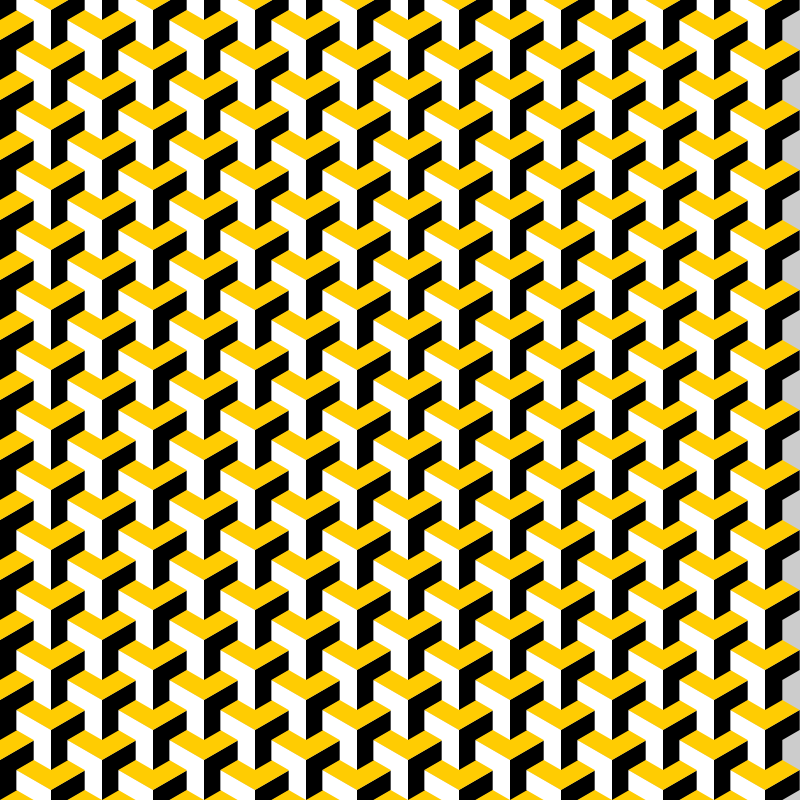
Frame 1 (no input)
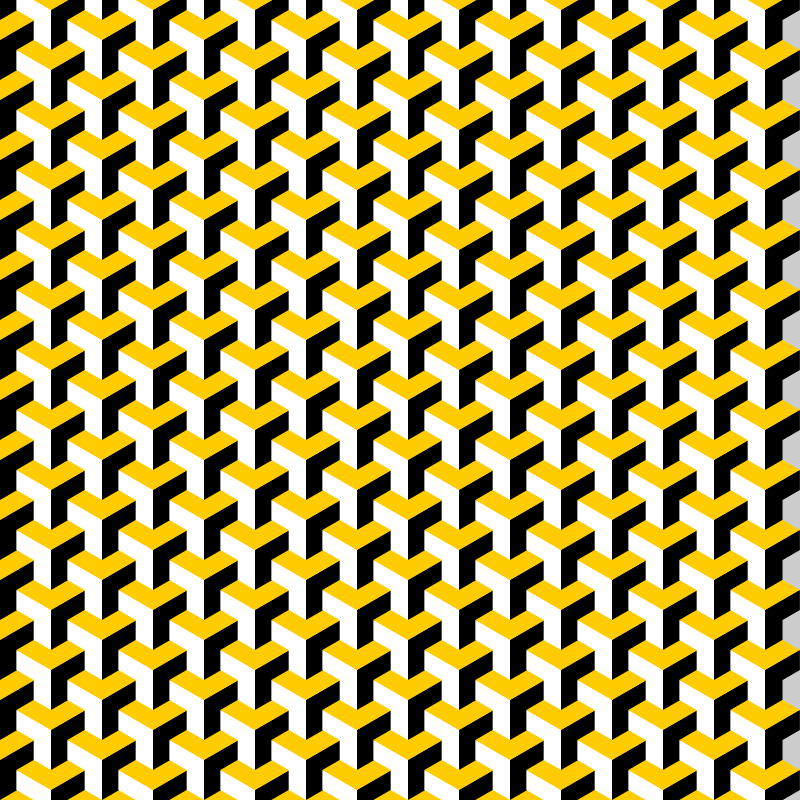
Frame 2 (the mouse pressed at the canvas centre, redrawn once)

The Processing sketch that drew these frames (run headless with seeded random() and noise(); the mouse was pressed at the canvas centre and the sketch redrawn once):

// Processing sketch: pattern
// ── pattern.pde

color top = color(255,204,2);//color(210, 199, 183);
color left = color(255);
color right = color(0);

int size = 20;

void setup() {
  size(800, 800);
  noStroke();
  noLoop();
}

void drawCubes() {
  /*for ( int x = 0; x < width; x += dx ) {
    for ( int y = height + 3*size; y > 0; y -= 3*size ) {
    }
  }*/
  drawCube(400+2.25*size, 400+1.5*size);
  drawCube(400+2.25*size, 400+1.5*size-3*size);
  drawCube(400, 400);
  drawCube(400, 400-3*size);
}

void draw() {
  float dx = 3*size*cos(radians(-30));
  float dy = 3*size*sin(radians(-30));
  int i = 0;

  for ( int x = 0; x < width; x += dx ) {
    float ddy = 0;
    if ( i%2 == 1 ) {
      ddy = dy;
    }

    for ( int y = height + 3*size; y > 0; y -= 3*size ) {
      drawPattern((int)x, (int)(y + ddy));
    }
    i++;
  }
}

void drawPattern( int x, int y ) {
  int angle;

  fill(right);
  beginShape();
  vertex(x, y);

  vertex(x, y - 2*size);

  angle = -30;
  vertex(x + 2*size*cos(radians(angle)), y - 2*size + 2*size*sin(radians(angle)));

  vertex(x + 2*size*cos(radians(angle)), y - size + 2*size*sin(radians(angle)));

  angle = -30;
  vertex(x + size*cos(radians(angle)), y - size + size*sin(radians(angle)));
  vertex(x + size*cos(radians(angle)), y + size*sin(radians(angle)));

  endShape(CLOSE);


  fill(left);
  beginShape();
  vertex(x, y);

  vertex(x, y - 2*size);

  angle = -30;
  vertex(x - 2*size*cos(radians(angle)), y - 2*size + 2*size*sin(radians(angle)));

  vertex(x - 2*size*cos(radians(angle)), y - size + 2*size*sin(radians(angle)));

  angle = -30;
  vertex(x - size*cos(radians(angle)), y - size + size*sin(radians(angle)));
  vertex(x - size*cos(radians(angle)), y + size*sin(radians(angle)));

  endShape(CLOSE);


  fill(top);
  beginShape();
  vertex(x, y - 2*size);

  angle = -30;
  vertex(x + 2*size*cos(radians(angle)), y - 2*size + 2*size*sin(radians(angle)));
  vertex(x, y - 4*size);
  vertex(x - 2*size*cos(radians(angle)), y - 2*size + 2*size*sin(radians(angle)));

  endShape(CLOSE);
}

void drawCube( float x, float y ) {
  fill(right);
  beginShape();
  vertex(x,y);
  vertex(x,y-2*size);
  vertex(x+1.5*size,y-3*size);
  vertex(x+1.5*size,y-size);
  endShape(CLOSE);
  
  fill(left);
  beginShape();
  vertex(x,y);
  vertex(x,y-2*size);
  vertex(x-1.5*size,y-3*size);
  vertex(x-1.5*size,y-size);
  endShape(CLOSE);
  
  
  fill(top);
  beginShape();
  vertex(x,y-2*size);
  vertex(x+1.5*size,y-3*size);
  vertex(x,y-4*size);
  vertex(x-1.5*size,y-3*size);
  endShape(CLOSE);
  
  /*
   float angle = radians(-30);
  pushMatrix();
  translate(x, y);
  
  pushMatrix();
  shearY(angle);
  fill(right);
  square(0, 0, 2*size);
  popMatrix();
  
  pushMatrix();
  shearY(radians(30));
  fill(left);
  square(0, 2*size, -2*size);
  popMatrix();
  
  pushMatrix();
  shearY(radians(-30));
  shearX(radians(30));
  fill(top);
  square(0, 0, -2*size);
  popMatrix();
  popMatrix();
  */
}
